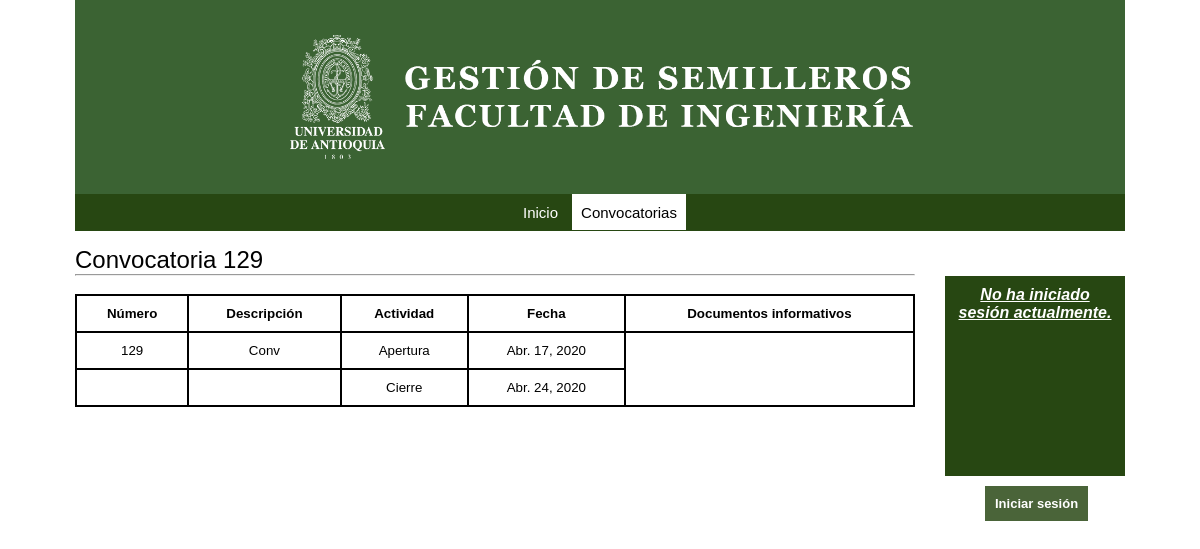
Page /details/129 on the committed database.
### conv/models.py (models this page shows, shortened)
class Convocatoria(models.Model):
    id = models.AutoField(primary_key=True, verbose_name="Id")
    name = models.CharField(max_length=100, verbose_name="Nombre de la convocatoria", null=True)
    description = models.TextField(max_length=400, verbose_name="Descripción", null=True)
    opened = models.DateField(verbose_name="Fecha de apertura", null=True)
    closed = models.DateField(verbose_name="Fecha de cierre", null=True)
    created = models.DateTimeField(auto_now_add=True, verbose_name="Fecha de creación", null=True)
    updated = models.DateTimeField(auto_now=True, verbose_name="Fecha de edición", null=True)
    class Meta():
        verbose_name = "Convocatoria"
        verbose_name_plural = "Convocatorias"
        ordering = ["closed"]

### conv/views.py (the view)
# urls.py: path(r'details/<int:id_item>', views.conv_details, name="details")
def conv_details(request, id_item=None):
    grupos = Grupo.objects.all()
    today = datetime.datetime.now()
    item = Convocatoria.objects.get(id=id_item)
    inf_documents = Documento.objects.filter(id_conv=id_item,tipo=1)
    opc_documents = Documento.objects.filter(id_conv=id_item,tipo=2)
    obl_documents = Documento.objects.filter(id_conv=id_item,tipo=3)
    return render(request, "conv/details.html",{'grupos':grupos,'item':item,'inf_documents':inf_documents,'opc_documents':opc_documents,
        'obl_documents':obl_documents,'today':today,})

### conv/templates/conv/details.html (shortened to what this page needs)
{% extends 'core/base.html' %}
{% load auth_extras %}
{% block cuerpo %}
    <h1>Convocatoria {{item.id}}</h1>
    <hr>
    <br>
    <table>
        <tr>
            <th>Número</th>
            <th>Descripción</th>
            <th>Actividad</th>
            <th>Fecha</th>
            <th>Documentos informativos</th>
        </tr>
        <tr>
            <td>{{item.id}}</td>
            <td>{{item.description}}</td>
            <td>Apertura</td>
            <td>{{item.opened}}</td>
            <td rowspan="2">
            </td>
        </tr>
        <tr>
            <td></td>
            <td></td>
            <td>Cierre</td>
            <td>{{item.closed}}</td>
        </tr>
    </table>
    <br>
    {% load static %}
    <link rel="stylesheet" href="{% static 'conv/css/details_styles.css' %}">
{% endblock %}

### conv/static/conv/css/details_styles.css (style rules this page uses)
h1 { font-family: Verdana, Geneva, Tahoma, sans-serif; font-weight: 500; }
table { border-collapse: collapse; width: 100%; }
table, tr, th, td { text-align: center; border: 2px solid black; font-family: Verdana, Geneva, Tahoma, sans-serif; font-size: 10pt; padding: 10px; }

### core/static/core/css/styles.css (style rules this page uses)
* { margin: 0; }
h1 { font-family: Verdana, Geneva, Tahoma, sans-serif; font-weight: 500; }

### rows in the picture
Convocatoria: id "129", description "Conv", opened "Abr. 17, 2020", closed "Abr. 24, 2020"
